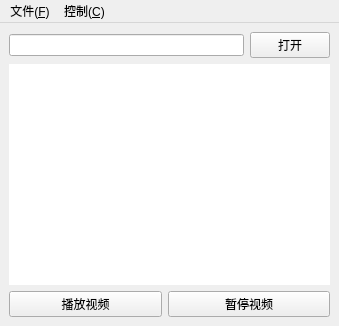
<?xml version="1.0" encoding="UTF-8"?>
<ui version="4.0">
 <class>MainWindow</class>
 <widget class="QMainWindow" name="MainWindow">
  <property name="geometry">
   <rect>
    <x>0</x>
    <y>0</y>
    <width>339</width>
    <height>326</height>
   </rect>
  </property>
  <property name="windowTitle">
   <string>媒体查看器</string>
  </property>
  <property name="windowIcon">
   <iconset resource="file.qrc">
    <normaloff>:/root/app.png</normaloff>:/root/app.png</iconset>
  </property>
  <widget class="QWidget" name="centralwidget">
   <layout class="QGridLayout" name="gridLayout">
    <item row="0" column="3">
     <widget class="QPushButton" name="openButton">
      <property name="text">
       <string>打开</string>
      </property>
     </widget>
    </item>
    <item row="1" column="0" colspan="4">
     <widget class="QLabel" name="viewlabel">
      <property name="styleSheet">
       <string notr="true">background-color:white</string>
      </property>
      <property name="text">
       <string/>
      </property>
     </widget>
    </item>
    <item row="0" column="0" colspan="3">
     <widget class="QLineEdit" name="dirEdit"/>
    </item>
    <item row="2" column="2" colspan="2">
     <widget class="QPushButton" name="stopButton">
      <property name="text">
       <string>暂停视频</string>
      </property>
     </widget>
    </item>
    <item row="2" column="0" colspan="2">
     <widget class="QPushButton" name="playButton">
      <property name="text">
       <string>播放视频</string>
      </property>
     </widget>
    </item>
   </layout>
  </widget>
  <widget class="QMenuBar" name="menubar">
   <property name="geometry">
    <rect>
     <x>0</x>
     <y>0</y>
     <width>339</width>
     <height>23</height>
    </rect>
   </property>
   <widget class="QMenu" name="menuFile">
    <property name="title">
     <string>文件(&amp;F)</string>
    </property>
    <addaction name="actionOpen"/>
    <addaction name="actionExit"/>
   </widget>
   <widget class="QMenu" name="menuControl">
    <property name="title">
     <string>控制(&amp;C)</string>
    </property>
    <addaction name="actionPlay"/>
    <addaction name="actionStop"/>
   </widget>
   <addaction name="menuFile"/>
   <addaction name="menuControl"/>
  </widget>
  <action name="actionOpen">
   <property name="text">
    <string>打开(&amp;O)</string>
   </property>
  </action>
  <action name="actionExit">
   <property name="text">
    <string>退出(&amp;X)</string>
   </property>
  </action>
  <action name="actionPlay">
   <property name="text">
    <string>播放(&amp;P)</string>
   </property>
  </action>
  <action name="actionStop">
   <property name="text">
    <string>暂停(&amp;S)</string>
   </property>
  </action>
 </widget>
 <resources>
  <include location="file.qrc"/>
 </resources>
 <connections/>
</ui>
